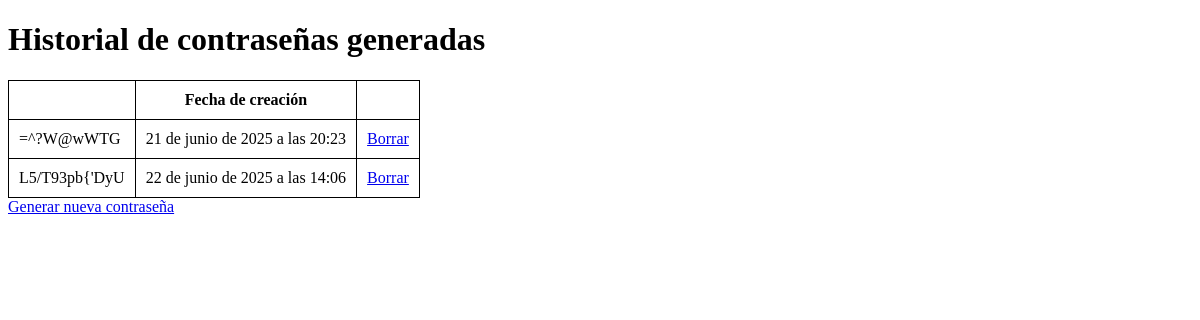
Before: / with the older database file.
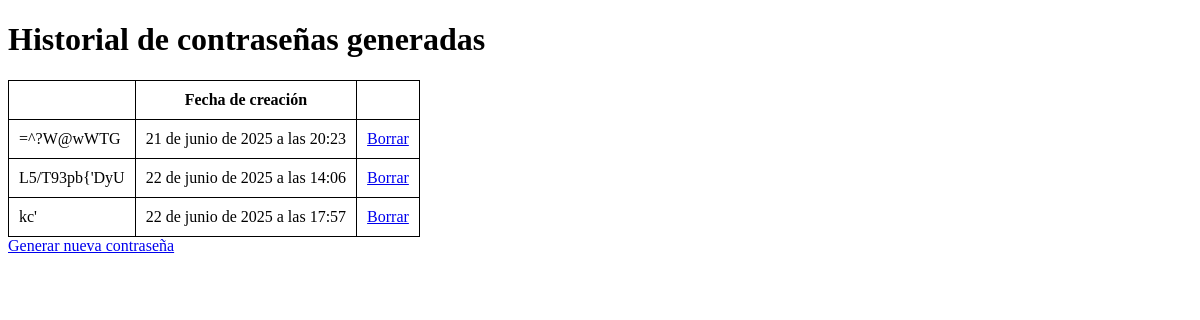
After: the same page with the newer database file.
### App/models.py (models this page shows, shortened)
class Password(models.Model):
    password = models.CharField(max_length=255, unique=True)
    created_at = models.DateTimeField(auto_now_add=True)

### App/views.py (the view)
# urls.py: path('', views.PasswordListView.as_view(), name='lista'),
class PasswordListView(ListView):
    model = Password
    context_object_name = 'passwords'
    template_name = 'password_list.html'

### templates/password_list.html (shortened to what this page needs)
<!DOCTYPE html>
<html lang="es">
<head>
</head>
<body>
<div>
    <h1>Historial de contraseñas generadas</h1>
    {% if passwords %}
    <table>
        <thead>
        <tr>
            <th></th>
            <th>Fecha de creación</th>
            <th></th>
        </tr>
        </thead>
        <tbody>
        {% for password in passwords %}
        <tr>
            <td>{{ password.password }}</td>
            <td>{{ password.created_at }}</td>
            <td><a href="{% url 'eliminar_contraseña' password.id %}">Borrar</a></td>
        </tr>
        </tbody>
        {% endfor %}
    </table>
    {% else %}
    <p>No hay contraseñas generadas todavía.</p>
    {% endif %}
    <a href="{% url 'crear_contraseña' %}">Generar nueva contraseña</a>
</div>
</body>
</html>

### templates/password_list.html (style rules this page uses)
table, th, td { border: 1px solid black; border-collapse: collapse; }
th, td { padding: 10px; }

Changed rows visible on the page:
added Password: password "kc'", created_at "22 de junio de 2025 a las 17:57"
